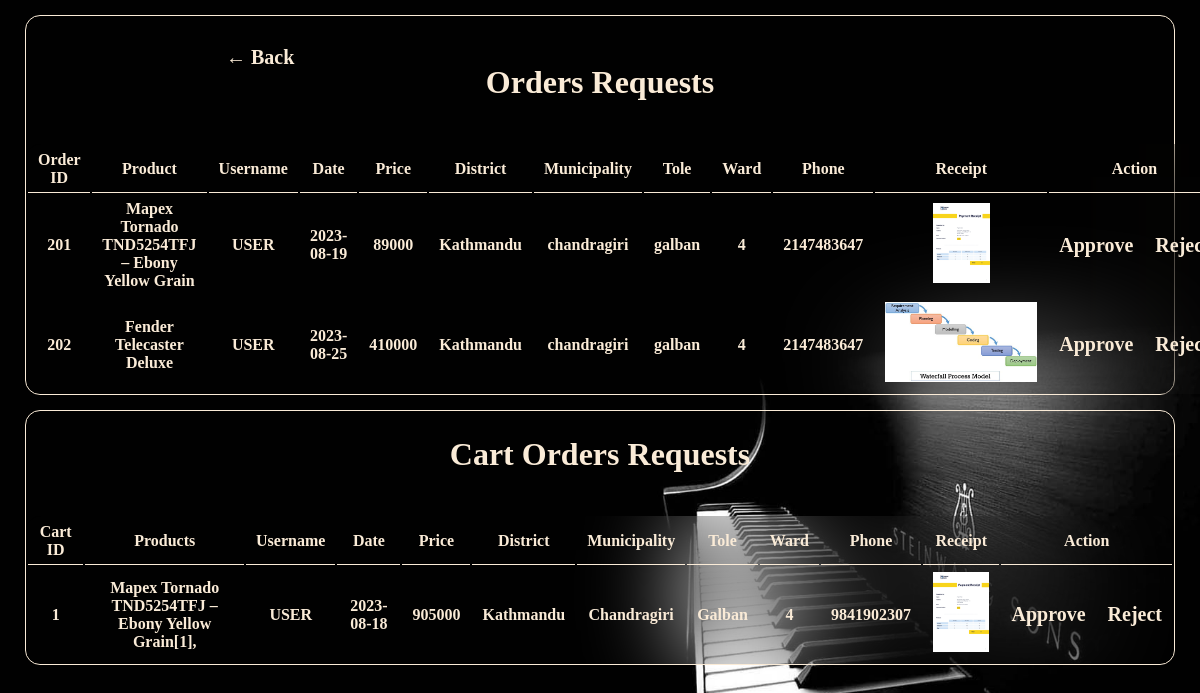
Screenshot of /admin_panel/orders.php (signed in) with the database file from the repository.
### tables this page shows
CREATE TABLE IF NOT EXISTS `orders` (
  `order_id` bigint NOT NULL AUTO_INCREMENT,
  `username` varchar(100) NOT NULL,
  `pid` text NOT NULL,
  `price` bigint NOT NULL,
  `qty` int NOT NULL DEFAULT '1',
  `payment` text NOT NULL,
  `status` varchar(50) NOT NULL DEFAULT 'Pending',
  `date` date NOT NULL,
  `municipality` varchar(70) NOT NULL,
  `tole` varchar(70) NOT NULL,
  `ward` int NOT NULL,
  `ph` int NOT NULL,
  `district` varchar(70) NOT NULL,
  PRIMARY KEY (`order_id`)
);

CREATE TABLE IF NOT EXISTS `product` (
  `pid` bigint NOT NULL AUTO_INCREMENT,
  `product` text NOT NULL,
  `p_type` text NOT NULL,
  `brand` varchar(30) NOT NULL,
  `price` bigint NOT NULL,
  `img_url` text NOT NULL,
  `detail` text NOT NULL,
  `featured` varchar(6) NOT NULL DEFAULT 'Add',
  PRIMARY KEY (`pid`)
);

CREATE TABLE IF NOT EXISTS `c_order` (
  `id` int NOT NULL AUTO_INCREMENT,
  `username` varchar(70) NOT NULL,
  `date` date NOT NULL,
  `time` time NOT NULL,
  `ward` int NOT NULL,
  `municipality` varchar(70) NOT NULL,
  `district` varchar(70) NOT NULL,
  `tole` varchar(70) NOT NULL,
  `price` bigint NOT NULL,
  `ph` bigint NOT NULL,
  `payment` text NOT NULL,
  `status` varchar(70) NOT NULL DEFAULT 'pending',
  PRIMARY KEY (`id`)
);

### admin_panel/orders.php (the view, shortened to what this page needs)
<?php
    include_once 'check_session.php';
?>
<!DOCTYPE html>
<html lang="en">
<head>
</head>
<body>
    <div class="card">
<a href="admin.php" class="back">&#8592; Back</a>
    <h1 style="text-align: center; padding: 25px; font-size: 2em; font-weight: 900">Orders Requests</h1>
    <br>
    <center>
    <table id="table">
        <tr>
            <th>Order ID</th>
            <th>Product</th>
            <th>Username</th>
            <th>Date</th>
            <th>Price</th>
            <th>District</th>
            <th>Municipality</th>
            <th>Tole</th>
            <th>Ward</th>
            <th>Phone</th>
            <th>Receipt</th>
            <th colspan="2">Action</th>
        </tr>
        <?php
            $sql = mysqli_query($conn,"SELECT * FROM `orders` join product on orders.pid = product.pid WHERE status = 'pending'");
            if($sql){
                while($row = mysqli_fetch_assoc($sql)){
                    $id = $row['order_id'];?>
                    <tr>
                        <td><?=$row['order_id']?></td>
                        <td><?=$row['product']?></td>
                        <td><?=strtoupper($row['username'])?></td>
                        <td><?=$row['date']?></td>
                        <td><?=$row['price']?></td>
                        <td><?=$row['district']?></td>
                        <td><?=$row['municipality']?></td>
                        <td><?=$row['tole']?></td>
                        <td><?=$row['ward']?></td>
                        <td><?=$row['ph']?></td>
                        <td><a href="../payments/<?=$row['payment']?>" target="_blank"><img src="../payments/<?=$row['payment']?>" id="pay"></a></td>
                        <td><a href="approve.php?type=order&id=<?=$id?>">Approve</a></td>
                        <td><a href="reject.php?type=order&id=<?=$id?>">Reject</a></td>
                    </tr>
                <?php }
            }
        ?>
    </table>
</center>
</div>
<div class="card">
    <h1 style="text-align: center; padding: 25px; font-size: 2em; font-weight: 900">Cart Orders Requests</h1>
    <br>
    <center>
    <table id="table">
        <tr>
            <th>Cart ID</th>
            <th>Products</th>
            <th>Username</th>
            <th>Date</th>
            <th>Price</th>
            <th>District</th>
            <th>Municipality</th>
            <th>Tole</th>
            <th>Ward</th>
            <th>Phone</th>
            <th>Receipt</th>
            <th colspan="2">Action</th>
        </tr>
        <?php
            $sql = mysqli_query($conn,"SELECT DISTINCT * FROM `c_order` WHERE status = 'pending'");
            if($sql){
                while($row = mysqli_fetch_assoc($sql)){
                    $id = $row['id'];
                    $order = mysqli_query($conn,"SELECT DISTINCT * FROM cart join product on cart.pid = product.pid WHERE cart.status = 'payed' AND id = '$id'");
                    ?>
                    <tr>
                        <td><?=$row['id']?></td>
                        <td><?php while($c_ord = mysqli_fetch_assoc($order)){
                            echo $c_ord['product'] . "[" . $c_ord['qty'] . "], <br>";
                            }
                            ?></td>
                        <td><?=strtoupper($row['username'])?></td>
                        <td><?=$row['date']?></td>
                        <td><?=$row['price']?></td>
                        <td><?=$row['district']?></td>
                        <td><?=$row['municipality']?></td>
                        <td><?=$row['tole']?></td>
                        <td><?=$row['ward']?></td>
                        <td><?=$row['ph']?></td>
                        <td><a href="../payments/<?=$row['payment']?>" target="_blank"><img src="../payments/<?=$row['payment']?>" id="pay"></a></td>
                        <td><a href="approve.php?type=cart&id=<?=$id?>">Approve</a></td>
                        <td><a href="reject.php?type=cart&id=<?=$id?>">Reject</a></td>
                    </tr>
                <?php }
            }
        ?>
    </table>
</center>
</div>
</body>
</html>

### admin_panel/orders.php (style rules this page uses)
* { margin: 0; padding: 0; }
body { background-image: url(../images/g3.jpg); background-repeat: no-repeat; background-size: cover; color: antiquewhite; }
a { text-decoration: none; color: antiquewhite; font-weight: 600; font-size: 20px; }
.back { position: relative; top: 30px; left: 200px; }
img { height: 5rem; cursor: pointer; }
table { backdrop-filter: blur(50px); text-align: center; font-weight: 600; border-radius: 15px; }
th,td { padding: 5px 10px; }
th { border-bottom: 1px solid; }
td { height: 5rem; }
.card { border: 1px solid; margin: 15px 25px; border-radius: 15px; }

### rows the page displays
orders: order_id "201", pid.product "Mapex Tornado TND5254TFJ – Ebony Yellow Grain", username "USER", date "2023-08-19", pid.price "89000", district "Kathmandu", municipality "chandragiri", tole "galban", ward "4", ph "2147483647", payment (picture)
orders: order_id "202", pid.product "Fender Telecaster Deluxe", username "USER", date "2023-08-25", pid.price "410000", district "Kathmandu", municipality "chandragiri", tole "galban", ward "4", ph "2147483647", payment (picture)
c_order: id "1", username "USER", date "2023-08-18", price "905000", district "Kathmandu", municipality "Chandragiri", tole "Galban", ward "4", ph "9841902307", payment (picture)
product: product "Mapex Tornado TND5254TFJ – Ebony Yellow Grain", qty "1"
